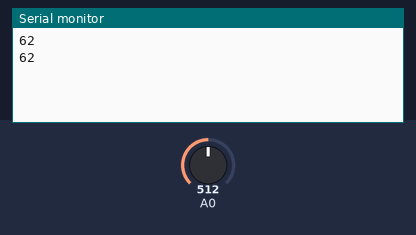
Bench run of a sketch on a simulated Arduino Uno, built with avr-gcc and run on an emulated ATmega328P. Parts: the last lines printed to the serial monitor. Inputs (shaded band) come from the test bench; at power-on: A0 = 512.

Above: at 1.8 s.
1.9 s: A0 set to 716
At 2.7 s:
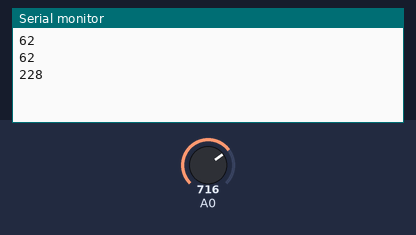
3.4 s: A0 set to 900
At 4.8 s:
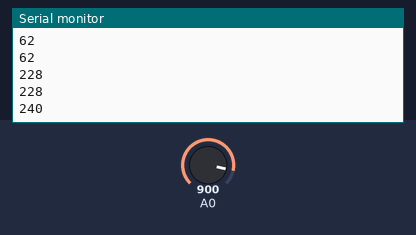
Timing chart, 0 to 6.4 s (numbered marks = the images above; inputs shaded):
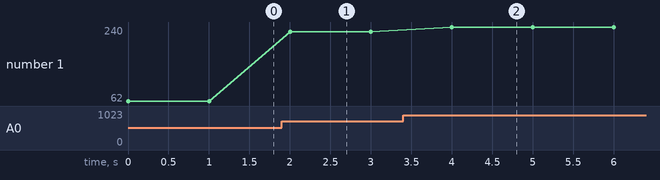

Measured:
- after the input at 1.9 s, the serial monitor: prints a new line after 0.10 s (image 1)
- after the input at 3.4 s, the serial monitor: prints a new line after 0.60 s (image 2)
- plotted number 1: 62 → 228 after the input at 1.9 s, 228 → 240 after the input at 3.4 s

The sketch:

TempFINAL.ino
```cpp
#include <Wire.h>

// Defines the data variable, the frequency of which values are collected
int Temp_data;

int frequency = 1000;

// Defines a list of temperatures to gauge where the reading temperature is

static const float tempF[] = {
   -40,  -20,    0,   20,   40,   60,   70,   80,   90,   100,  120,  140,  160,  180,  200,  220,  240
};

// Defines a list of resistances. Used to gauge where the thermistors resistance lies
static const float resOhms[] = {
    613,  676,  744,  818,  895,  978, 1035, 1095, 1158, 1223, 1359, 1507, 1668, 1841, 2025, 2221, 2428
};

const int nPts = sizeof(tempF) / sizeof(tempF[0]);

const float Rfixed = 988.0;

float readTemp(int pin)
{
    // Read ADC
    int adc = analogRead(pin);
    float Vadc = adc * (5.0 / 1023.0);

    // Compute thermistor resistance (thermistor on top)
    float Rt = Rfixed * (Vadc / (5.0 - Vadc));

    // Find where Rt sits between table entries
    int i;
    for (i = 0; i < nPts - 1; i++) {
        if (Rt >= resOhms[i] && Rt <= resOhms[i + 1])
            break;
    }

    // If out of range, return nearest endpoint
    if (i == nPts - 1)
        return tempF[nPts - 1];
    if (Rt < resOhms[0])
        return tempF[0];

    // Linear interpolation:
    float R1 = resOhms[i];
    float R2 = resOhms[i + 1];
    float T1 = tempF[i];
    float T2 = tempF[i + 1];

    float fraction = (Rt - R1) / (R2 - R1);
    return T1 + fraction * (T2 - T1);
}

void setup() {

  Serial.begin(9600); // 9600 baud, if the sensor requires a differen baudrate change this value

  while (!Serial) { // A delay to allow for proper setup
      delay(1);
  }
}

// Continuous data reading
void loop() {

    // Reads the pin where the sensor is wired in at
    // Currently using analog pin 0, but can change to whatever analog pin is being used
    Temp_data = readTemp(A0);

    // Prints the data to a serial monitor, used to output the data to the python file
    Serial.println(Temp_data);

    delay(frequency);
}
```
